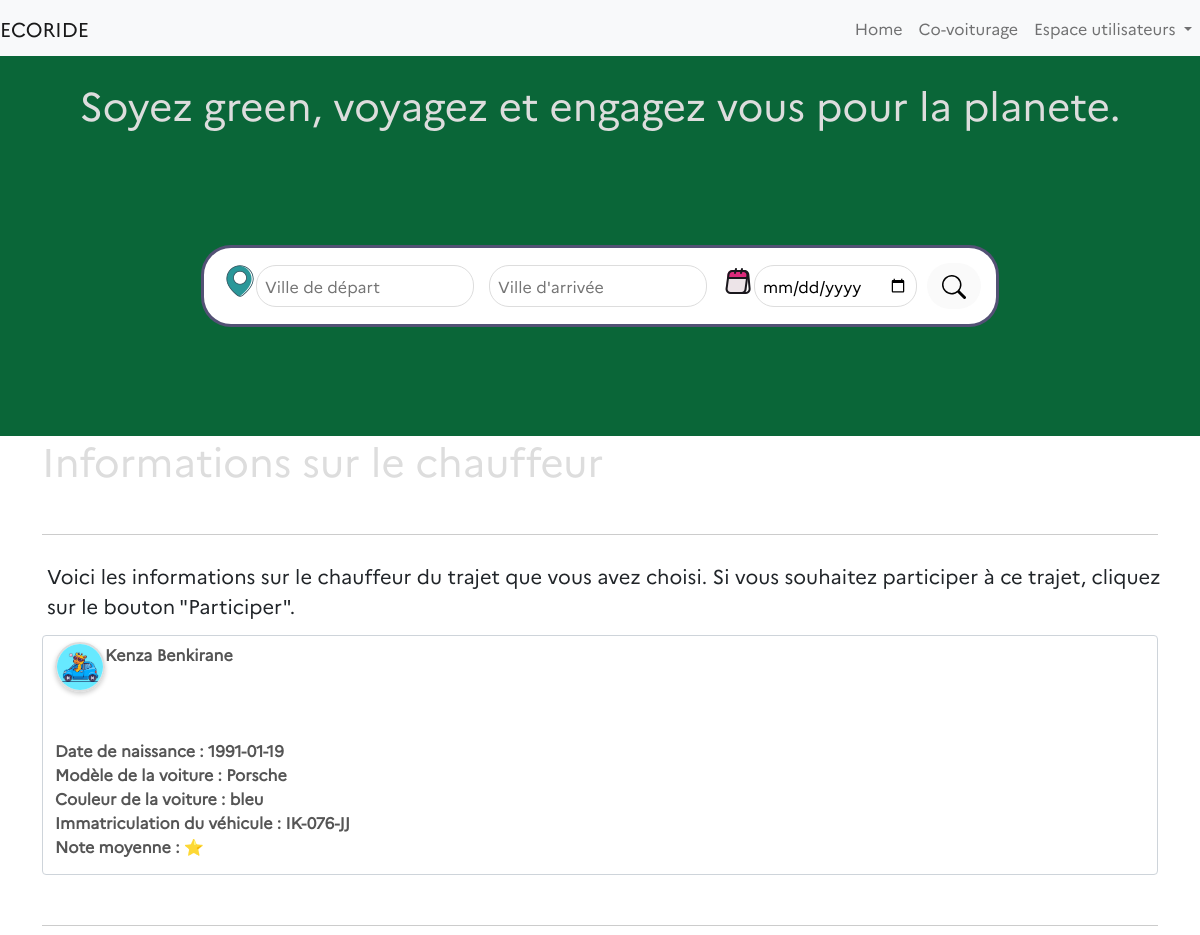
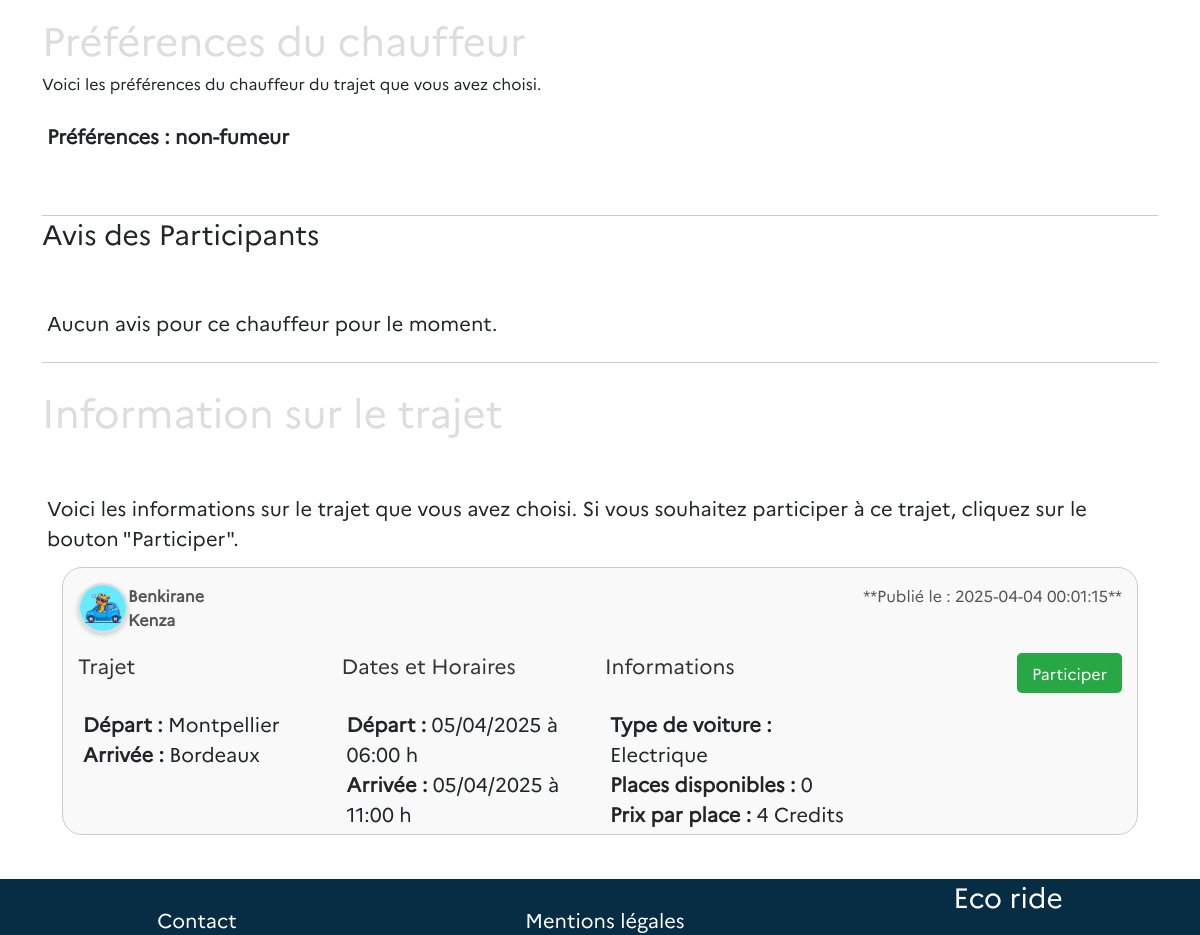
The page /pages/participer.php?covoiturage_id=119 on the database its author committed (2 pictures, top to bottom).
### tables this page shows
CREATE TABLE "covoiturages" (
	"covoiturage_id"	INTEGER,
	"date_depart"	TEXT,
	"heure_depart"	TEXT,
	"lieu_depart"	TEXT,
	"date_arrivee"	TEXT,
	"heure_arrivee"	TEXT,
	"prix_personne"	INTEGER,
	"user_id"	INTEGER,
	"created_at"	TEXT,
	"lieu_arrivee"	TEXT,
	"nb_place"	INTEGER,
	"voiture_id"	INTEGER,
	"evaluation"	INTEGER,
	"commentaire"	TEXT,
	"statut"	TEXT DEFAULT 'en_attente',
	"duree_heures_minutes"	TEXT,
	PRIMARY KEY("covoiturage_id" AUTOINCREMENT),
	FOREIGN KEY("user_id") REFERENCES "utilisateurs"("user_id")
);

CREATE TABLE "utilisateurs" (
	"user_id"	INTEGER,
	"nom"	TEXT,
	"prenom"	TEXT,
	"adresse"	TEXT,
	"email"	TEXT UNIQUE,
	"password"	TEXT,
	"telephone"	TEXT,
	"date_naissance"	TEXT,
	"photo"	BLOB,
	"pseudo"	TEXT UNIQUE,
	"credits"	INTEGER DEFAULT 20,
	"ville"	TEXT,
	"average_note"	INTEGER,
	PRIMARY KEY("user_id" AUTOINCREMENT)
);

CREATE TABLE "voitures" (
	"voiture_id"	INTEGER,
	"modele"	TEXT,
	"immatriculation"	TEXT UNIQUE,
	"energie"	TEXT,
	"couleur"	TEXT,
	"date_premiere_immatriculation"	TEXT,
	"user_id"	INTEGER,
	PRIMARY KEY("voiture_id" AUTOINCREMENT)
);

### pages/participer.php (the view, shortened to what this page needs)
<?php
$pdo = new PDO("sqlite:/Users/macosdev/Documents/GitHub/ecoRide-DrissBenkirane/ecorideDatabase.db");
$pdo->setAttribute(PDO::ATTR_ERRMODE, PDO::ERRMODE_EXCEPTION);
$covoiturage = null;
if (isset($_GET['covoiturage_id'])) {
    $covoiturage_id = $_GET['covoiturage_id'];
    try {
        $stmt = $pdo->prepare("SELECT user_id FROM covoiturages WHERE covoiturage_id = :covoiturage_id");
        $stmt->bindParam(':covoiturage_id', $covoiturage_id);
        $stmt->execute();
        $userId = $stmt->fetch(PDO::FETCH_ASSOC);
        $userId = $userId['user_id'];
    } catch (PDOException $e) {
        echo "Erreur lors de la récupération des avis : " . $e->getMessage();
    }
    try {
        $stmt = $pdo->prepare("
            SELECT c.*, u.nom AS nom, u.average_note AS average_note, u.prenom AS prenom, u.date_naissance, u.photo,
                   v.modele, v.couleur, v.immatriculation, v.energie
            FROM covoiturages c
            LEFT JOIN utilisateurs u ON c.user_id = u.user_id
            LEFT JOIN voitures v ON c.voiture_id = v.voiture_id
            WHERE c.covoiturage_id = :covoiturage_id
        ");
        $stmt->bindParam(':covoiturage_id', $covoiturage_id, PDO::PARAM_INT);
        $stmt->execute();
        $covoiturage = $stmt->fetch(PDO::FETCH_OBJ);
    } catch (PDOException $e) {
        echo "Erreur lors de la récupération des informations du covoiturage : " . $e->getMessage();
    }
    try {
        $stmt = $pdo->prepare("
            SELECT
                u.user_id,
                u.nom,
                u.prenom,
                u.photo,
                a.avis_id,
                a.commentaire,
                a.note
            FROM Participations p
            JOIN avis a ON p.voyageur_id = a.voyageur_id
            JOIN utilisateurs u ON a.voyageur_id = u.user_id
            WHERE p.chauffeur_id = :chauffeur_id
        ");
        $stmt->bindParam(':chauffeur_id', $userId, PDO::PARAM_INT);
        $stmt->execute();
        $avis = $stmt->fetchAll(PDO::FETCH_OBJ);
    } catch (PDOException $e) {
        echo "Erreur lors de la récupération des données : " . $e->getMessage();
    }
}
require_once '/Users/macosdev/Documents/GitHub/ecoRide-DrissBenkirane/elements/header.php';
?>
<div class="container">
    <h1>Informations sur le chauffeur</h1>
    <div class="ligne-horizontale"></div>
    <p class="description">
        Voici les informations sur le chauffeur du trajet que vous avez choisi. Si vous souhaitez participer à ce
        trajet,
        cliquez sur le bouton "Participer".
    </p><br>
    <?php if ($covoiturage): ?>
        <div class="form-control">
            <div class="publication-header">
                <div class="utilisateur-info">
                    <span>
                        <img src="<?= htmlspecialchars($covoiturage->photo) ?>"
                            alt="Photo de <?= htmlspecialchars($covoiturage->nom) ?>" class="photo-utilisateur" height="50"
                            width="50">
                    </span>
                    <span class="utilisateur" name="prenom">
                        <?= htmlspecialchars($covoiturage->prenom) ?>
                    </span>
                    <span class="utilisateur" name="nom">
                        <?= htmlspecialchars($covoiturage->nom) ?></span><br><br><br><br>
                    <span class="utilisateur" name="date_naissance">Date de naissance :
                        <?= htmlspecialchars($covoiturage->date_naissance) ?><br>
                    </span>
                    <span class="utilisateur" name="voiture">Modèle de la voiture :
                        <?= htmlspecialchars($covoiturage->modele) ?><br>
                    </span>
                    <span class="utilisateur" name="couleur">Couleur de la voiture :
                        <?= htmlspecialchars($covoiturage->couleur) ?><br>
                    </span>
                    <span class="utilisateur" name="nom">Immatriculation du véhicule :
                        <?= htmlspecialchars($covoiturage->immatriculation) ?><br>
                    </span>
                    <span class="utilisateur" name="note">Note moyenne :
                        <?= htmlspecialchars($covoiturage->average_note) ?> ⭐</span><br>
                </div>
            </div>
        </div>
        <div class="ligne-horizontale"></div></br>
        <h1>Préférences du chauffeur</h1>
        <p2 class="description">
            Voici les préférences du chauffeur du trajet que vous avez choisi.
        </p2><br>
        <div class="utilisateur">
            <p>Préférences : <?= htmlspecialchars($covoiturage->commentaire) ?><br>
            </p>
        </div></br>
    <?php else: ?>
        <p>Covoiturage non trouvé.</p>
    <?php endif; ?>
    <div class="ligne-horizontale"></div>
    <div class="utilisateur-info">
        <h3>Avis des Participants</h3>
    </div></br>
    <?php if (!empty($avis)) : ?>
        <?php foreach ($avis as $unAvis) : ?>
            <div class="publication-cadre">
                <div class="publication-header">
                </div>
                <div class="publication-details">
                    <div class="avis-section">
                        <div class="avis-cadre">
                            <div class="avis-header">
                                <span>
                                    <img src="<?= htmlspecialchars($unAvis->photo) ?>"
                                        alt="Photo de <?= htmlspecialchars($unAvis->nom) ?>" class="photo-utilisateur"
                                        height="50" width="50">
                                </span>
                                <strong class="container">Avis donné par : </strong> <?= htmlspecialchars($unAvis->prenom) ?>
                                <?= htmlspecialchars($unAvis->nom) ?></br></br>
                            </div>
                            <div class="avis-contenu">
                                <p>"<?= htmlspecialchars($unAvis->commentaire) ?>"</p></br>
                                <span class="container">Note : <?= htmlspecialchars($unAvis->note) ?>/5</span>
                            </div>
                        </div>
                    </div>
                </div>
            </div>
        <?php endforeach; ?>
    <?php else : ?>
        <p>Aucun avis pour ce chauffeur pour le moment.</p>
    <?php endif; ?>
    <div class="ligne-horizontale"></div></br>
    <h1>Information sur le trajet</h1></br>
    <p class="description">Voici les informations sur le trajet que vous avez choisi. Si vous souhaitez participer à ce
        trajet, cliquez sur le bouton "Participer".</p></br>
    <form method="post">
        <div class="container-bottom2">
            <div class="publication-cadre">
                <div class="publication-header">
                    <div class="utilisateur-info">
                        <span>
                            <img src="<?= htmlspecialchars($covoiturage->photo) ?>"
                                alt="Photo de <?= htmlspecialchars($covoiturage->nom) ?>" class="photo-utilisateur"
                                height="50" width="50">
                        </span>
                        <span class="utilisateur" name="nom">
                            <?= htmlspecialchars($covoiturage->nom) ?></br><?= htmlspecialchars($covoiturage->prenom) ?>
                        </span>
                    </div>
                    <span class="date-creation" name="created_at">
                        **Publié le : <?= htmlspecialchars($covoiturage->created_at) ?>**
                    </span>
                </div>
                <div class="publication-details">
                    <div class="trajet">
                        <h3>Trajet</h3>
                        <p>
                            <strong>Départ :</strong> <?= htmlspecialchars($covoiturage->lieu_depart) ?>
                            <br>
                            <strong>Arrivée :</strong> <?= htmlspecialchars($covoiturage->lieu_arrivee) ?>
                        </p>
                    </div>
                    <div class="dates">
                        <h3>Dates et Horaires</h3>
                        <p>
                            <strong>Départ :</strong>
                            <?= htmlspecialchars(date('d/m/Y', strtotime($covoiturage->date_depart))) ?> à
                            <?= htmlspecialchars(date('H:i', strtotime($covoiturage->heure_depart))) ?> h
                            <br>
                            <strong>Arrivée :</strong>
                            <?= htmlspecialchars(date('d/m/Y', strtotime($covoiturage->date_arrivee))) ?> à
                            <?= htmlspecialchars(date('H:i', strtotime($covoiturage->heure_arrivee))) ?> h
                        </p>
                    </div>
                    <div class="informations">
                        <h3>Informations</h3>
                        <p>
                            <strong>Type de voiture :</strong> <?= htmlspecialchars($covoiturage->energie) ?>
                            <br>
                            <strong>Places disponibles :</strong> <?= htmlspecialchars($covoiturage->nb_place) ?>
                            <br>
                            <strong>Prix par place :</strong> <?= htmlspecialchars($covoiturage->prix_personne) ?>
                            Credits
                        </p>
                    </div>
                    <div class="publication-actions">
                        <button class="participer-btn" type="submit" name="participer">Participer</button>
                    </div>
                </div>
            </div>
        </div>
    </form>
</div>
<?php require_once '/Users/macosdev/Documents/GitHub/ecoRide-DrissBenkirane/elements/footer.php'; ?>

### styles/covoiturage.css (style rules this page uses)
* { font-family: 'Marianne'; }
p { font-size: 20px; position: relative; left: 5px; top: 25px; }
.ligne-horizontale { border-bottom: 1px solid #ccc; width: 100%; margin-top: 50px; }
.publication-cadre { border: 1px solid #ccc; padding: 15px; margin-bottom: 15px; border-radius: 20px; background-color: #f9f9f9; margin-right: 20px; margin-left: 20px; }
.publication-header { display: flex; justify-content: space-between; margin-bottom: 10px; font-size: 1em; color: #555; }
.utilisateur { font-weight: bold; }
.publication-details { display: grid; grid-template-columns: repeat(auto-fit, minmax(200px, 1fr)); gap: 10px; }
.trajet h3, .dates h3, .informations h3 { margin-top: 0; margin-bottom: 5px; font-size: 1.3em; color: #333; }
.publication-actions { text-align: right; }
.participer-btn { background-color: #28a745; color: white; border: none; padding: 8px 15px; border-radius: 5px; cursor: pointer; font-size: 1em; transition: background-color 0.3s ease; }
.photo-utilisateur { width: 50px; height: 50px; border-radius: 50%; object-fit: cover; border: 2px solid #ddd; box-shadow: 0px 2px 5px rgba(0, 0, 0, 0.2); float: left; vertical-align: middle; }

### styles/home.css (style rules this page uses)
* { font-family: 'Marianne'; }
.container-bottom2 { margin-bottom: 100px; }
img { margin: 0 auto 10px; display: block; }

### styles/header.css (style rules this page uses)
* { font-family: 'Marianne'; }

### styles/research.css (style rules this page uses)
h1 { color: #ddd; }

### styles/footer.css (style rules this page uses)
html { position: relative; min-height: 100%; }

### rows shown on the page
covoiturages: user.photo (picture), user.prenom "Kenza", user.nom "Benkirane", user.date_naissance "1991-01-19", voiture.modele "Porsche", voiture.couleur "bleu", voiture.immatriculation "IK-076-JJ", commentaire "non-fumeur", created_at "2025-04-04 00:01:15", lieu_depart "Montpellier", lieu_arrivee "Bordeaux", date_depart "05/04/2025", heure_depart "06:00", date_arrivee "05/04/2025", heure_arrivee "11:00", voiture.energie "Electrique", nb_place "0", prix_personne "4"
